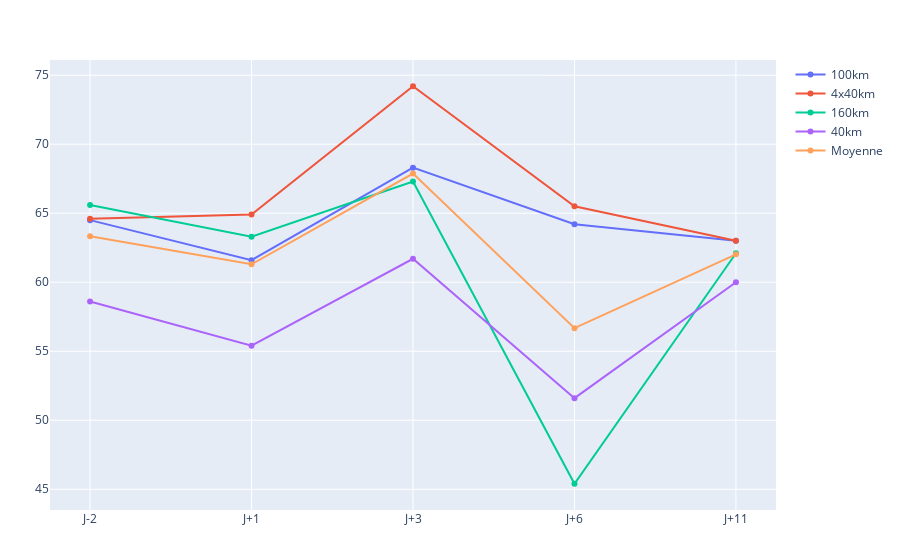

Write notebook code for a chart like this one.
### Code cell
one_var = "VTDVGI"
plotlinevariabilityinter(data, one_var)

### Figure 1 — Plotly figure (JSON) as saved in the notebook; plotly's stock layout.template omitted (floating-point values rounded to 4 significant figures)
{"data": [{"mode": "lines+markers", "name": "100km", "type": "scatter", "x": ["J-2", "J+1", "J+3", "J+6", "J+11"], "y": [64.5, 61.6, 68.3, 64.2, 63]}, {"mode": "lines+markers", "name": "4x40km", "type": "scatter", "x": ["J-2", "J+1", "J+3", "J+6", "J+11"], "y": [64.6, 64.9, 74.2, 65.5, 63]}, {"mode": "lines+markers", "name": "160km", "type": "scatter", "x": ["J-2", "J+1", "J+3", "J+6", "J+11"], "y": [65.6, 63.3, 67.3, 45.4, 62.1]}, {"mode": "lines+markers", "name": "40km", "type": "scatter", "x": ["J-2", "J+1", "J+3", "J+6", "J+11"], "y": [58.6, 55.4, 61.7, 51.6, 60]}, {"mode": "lines+markers", "name": "Moyenne", "type": "scatter", "x": ["J-2", "J+1", "J+3", "J+6", "J+11"], "y": [63.32, 61.3, 67.88, 56.67, 62.02]}], "layout": {"margin": {"b": 50, "l": 50, "r": 50, "t": 60}}}
